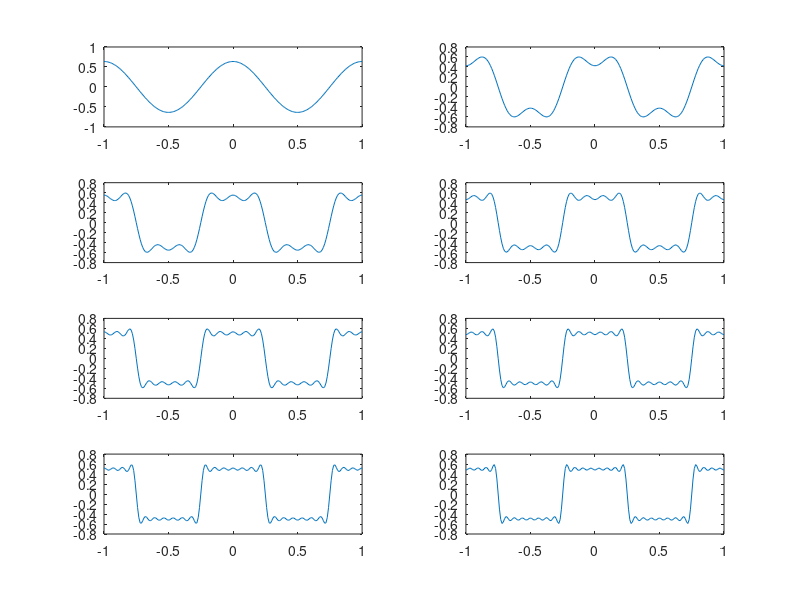

This figure's MATLAB source:
% meandr.m
% количество отсчетов (гармоник):
N=8;
% частота дискретизации:
t=-1:0.01:1;
% значение амплитуды:
A=1;
% период:
T=1;
% амплитуда гармоник
nh=(1:N)*2-1;
% массив коэффициентов для ряда, заданного через cos:
Am=2/pi ./ nh;
Am(2:2:end) = -Am(2:2:end);
% массив гармоник:
harmonics=cos(2 * pi * nh' * t/T);
% массив элементов ряда:
s1=harmonics.*repmat(Am',1,length(t));
% Суммирование ряда:
s2=cumsum(s1);
% Построение графиков:
for k=1:N
subplot(4,2,k)
plot(t, s2(k,:))
end
print("meandr.png");

